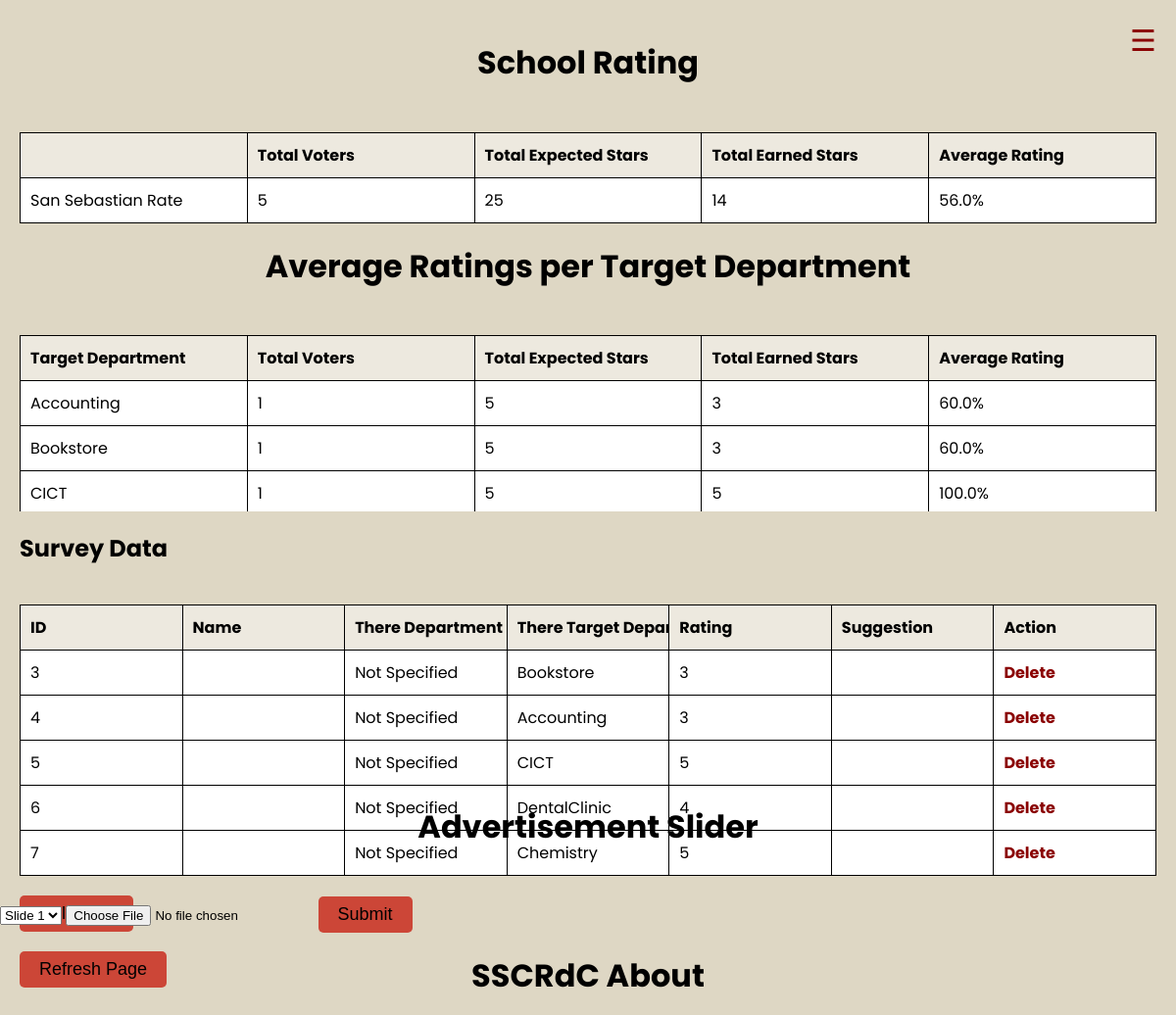
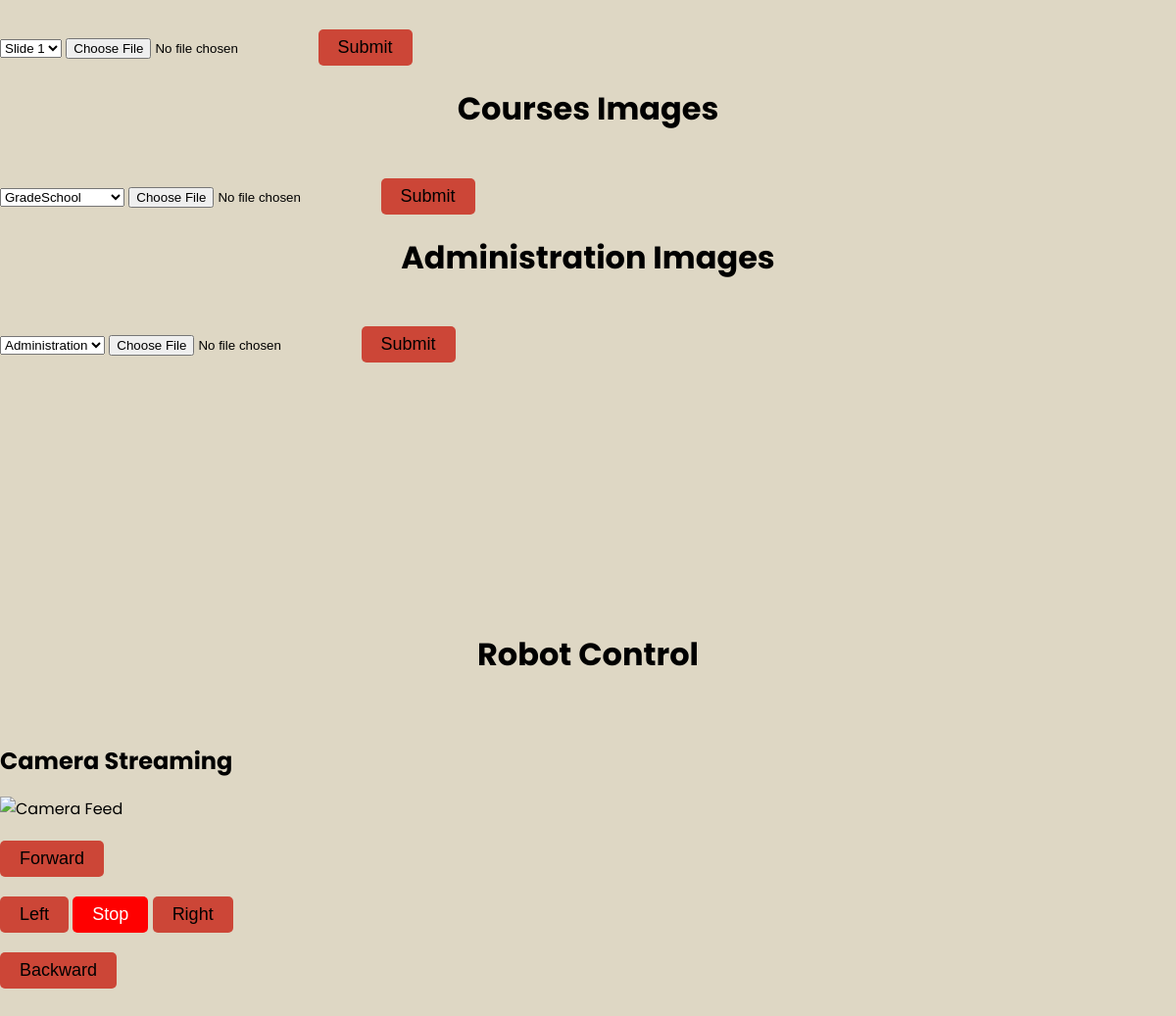
The page /admin on the database its author committed (2 pictures, top to bottom).
### Server.py (models this page shows)
class Survey1(db.Model):
    id = db.Column(db.Integer, primary_key=True)
    name = db.Column(db.String(225))
    There_Department = db.Column(db.String(50))
    There_TDepartment = db.Column(db.String(50))
    rating = db.Column(db.Integer)
    suggestion = db.Column(db.Text)
    srating = db.Column(db.Integer)

### Server.py (the view)
@app.route('/admin')
def admin():
    query = text("""
        SELECT
            There_TDepartment AS Target_Department,
            COUNT(*) AS total_voter,
            COUNT(*) * 5 AS expected_total_stars,
            SUM(rating) AS total_earned_stars
        FROM
            Survey1
        GROUP BY
            There_TDepartment;
        """)
    conn = db.engine.connect()
    results = conn.execute(query)
    average_ratings = results.fetchall()
    query_overall_srating = text("""
        SELECT
            AVG(srating) AS overall_average_rating,
            COUNT(*) AS    Stotal_voter,
            COUNT(*) * 5 AS Sexpected_total_stars,
            SUM(srating) AS Stotal_earned_stars
        FROM Survey1
        """)
    results_overall_srating = conn.execute(query_overall_srating)
    overall_srating = results_overall_srating.fetchall()
    surveys = Survey1.query.all()
    conn.close()
    return render_template('Admin.html', surveys=surveys, average_ratings=average_ratings, overall_srating=overall_srating)

### templates/Admin.html (shortened to what this page needs)
<!DOCTYPE html>
<html lang="en">
<head>
</head>
<body>
<section class="" id="results">
<div class="container">
  <div class="main-content">
    <h1>School Rating</h1>
    <div class="Stable">
    <table border="1">
      <thead>
        <tr>
            <th></th>
            <th>Total Voters</th>
            <th>Total Expected Stars</th>
            <th>Total Earned Stars</th>
            <th>Average Rating</th>
        </tr>
    </thead>
        <tbody>
          {% for row in overall_srating %}
            <tr>
                <td>San Sebastian Rate</td>
                <td>{{ row.Stotal_voter }}</td>
                <td>{{ row.Sexpected_total_stars }}</td>
                <td>{{ row.Stotal_earned_stars }}</td>
                <td>{{ (row.Stotal_earned_stars / row.Sexpected_total_stars * 100)|round(2) }}%</td>
            </tr>{% endfor %}
            </tbody>
            </table>
</div>
    <h1>Average Ratings per Target Department</h1>
    <div class="ftable">
    <table border="1">
        <thead>
            <tr>
                <th>Target Department</th>
                <th>Total Voters</th>
                <th>Total Expected Stars</th>
                <th>Total Earned Stars</th>
                <th>Average Rating</th>
            </tr>
        </thead>
        <tbody>
            {% for row in average_ratings %}
            <tr>
                <td>{{ row.Target_Department }}</td>
                <td>{{ row.total_voter }}</td>
                <td>{{ row.expected_total_stars }}</td>
                <td>{{ row.total_earned_stars }}</td>
                <td>{{ (row.total_earned_stars / row.expected_total_stars * 100)|round(2) }}%</td>
            </tr>
            {% endfor %}
        </tbody>
    </table>
    </div>
    <h2>Survey Data</h2>
    <div class="table-container">
      <table id="survey-table" border="1">
        <thead>
          <tr>
            <th>ID</th>
            <th>Name</th>
            <th>There Department</th>
            <th>There Target Department</th>
            <th>Rating</th>
            <th>Suggestion</th>
            <th>Action</th>
          </tr>
        </thead>
        <tbody>
          {% for survey in surveys %}
          <tr>
            <td>{{ survey.id }}</td>
            <td>{{ survey.name }}</td>
            <td>{{ survey.There_Department }}</td>
            <td>{{ survey.There_TDepartment }}</td>
            <td>{{ survey.rating }}</td>
            <td>{{ survey.suggestion }}</td>
            <td><a href="/delete/{{ survey.id }}">Delete</a></td>
          </tr>
          {% endfor %}
        </tbody>
      </table>
    </div>
    <form action="/delete_all" method="post" onsubmit="return confirm('Are you sure you want to delete all entries for this department?');">
      <button type="submit">Delete All</button>
    </form>
    <button onclick="refreshPage()">Refresh Page</button>
  </div>
</div>
</section>
<section class="" id="update">
  <h1>Advertisement Slider</h1>
  <div class="form-container">
      <form action="/upload_slider" method="post" enctype="multipart/form-data">
          <select name="Slide_name" id="" required>
              <option value="Slide 1">Slide 1</option>
          </select>
          <input type="file" name="image" id="" required>
          <button type="submit">Submit</button>
      </form>
  </div>
  <h1>SSCRdC About</h1>
  <div class="form-container">
      <form action="/upload_About" method="post" enctype="multipart/form-data">
          <select name="About_name" id="" required>
              <option value="Slide 1">Slide 1</option>
          </select>
          <input type="file" name="About_image" id="" required>
          <button type="submit">Submit</button>
      </form>
  </div>
  <h1>Courses Images</h1>
  <div class="form-container">
      <form action="/upload_Course" method="post" enctype="multipart/form-data">
          <select name="Course_name" id="" required>
            <option value="Grade School">GradeSchool</option>
          </select>
          <input type="file" name="Course_image" id="" required>
          <button type="submit">Submit</button>
      </form>
  </div>
  <h1>Administration Images</h1>
  <div class="form-container">
      <form action="/upload_Administration" method="post" enctype="multipart/form-data">
          <select name="Administration_name" id="" required>
              <option value="Administration">Administration</option>
          </select>
          <input type="file" name="image" id="" required>
          <button type="submit">Submit</button>
      </form>
  </div>
</section>
<section class="" id="controls">
  <h1>Robot Control</h1>
  <div id="video-stream">
    <h2>Camera Streaming</h2>
    <img src="{{ url_for('video_feed') }}" alt="Camera Feed">
  </div>
  <div>
      <form action="/control" method="post">
          <button type="submit" name="direction" value="forward">Forward</button>
          <br>
          <button type="submit" name="direction" value="left">Left</button>
          <button id="stop" type="submit" name="direction" value="stop">Stop</button>
          <button type="submit" name="direction" value="right">Right</button>
          <br>
          <button type="submit" name="direction" value="backward">Backward</button>
      </form>
  </div>
</section>
<div class="hamburger-icon" onclick="openNav()">☰</div>
</body>
</html>

### templates/Admin.html (style rules this page uses)
:root { --red: #8a0000; --lred: #8a0000b0; --black: #000000; --brown: #ded7c4; --white: #ffffff; --cream: #ede9df; --bgcolor: #00000066; --yellow: #ffbd13; }
body { margin: 0; background-color: var(--brown); overflow: hidden; font-family: 'Poppins', sans-serif; }
.container { display: flex; height: 100vh; }
.main-content { flex: 1; padding: 20px; }
.hamburger-icon { font-size: 30px; cursor: pointer; color: var(--red); position: fixed; top: 20px; right: 20px; z-index: 1000; }
h1 { text-align: center; font-weight: bolder; font-size: xx-large; margin-top: 20px; }
#controls h1 { text-align: center; font-weight: bolder; font-size: xx-large; padding: 40px; }
table { width: 100%; border-collapse: collapse; margin-top: 20px; }
th, td { padding: 10px; border: 1px solid #000000; text-align: left; }
th { background-color: var(--cream); }
tr:nth-child(even) { background-color: #f2f2f2; }
td { background-color: white; }
button { background-color: #cc4637; border: none; text-align: center; text-decoration: none; display: inline-block; border-radius: 5px; margin-top: 20px; padding: 8px 20px; font-size: 18px; }
a { text-decoration: none; color: var(--red); font-weight: bold; }
#video-stream { margin-top: 20px; }
#stop { background-color: #ff0000; color: #fff; }
section { height: 100vh; }
.table-container { max-height: 200px; overflow-y: auto; }
.ftable, .Stable { max-height: 200px; overflow-y: auto; }
.table-container { max-height: 300px; overflow-y: scroll; }
table { width: 100%; border-collapse: collapse; table-layout: fixed; }
th, td { padding: 10px; border: 1px solid #000000; text-align: left; white-space: nowrap; }
th { background-color: var(--cream); position: sticky; top: 0; z-index: 1; }

### rows shown on the page
Survey1: Target_Department "Accounting", total_voter "1", expected_total_stars "5", total_earned_stars "3", total_earned_stars "60.0", id "4", There_Department "Not Specified", There_TDepartment "Accounting", rating "3"
Survey1: Target_Department "Bookstore", total_voter "1", expected_total_stars "5", total_earned_stars "3", total_earned_stars "60.0", id "3", There_Department "Not Specified", There_TDepartment "Bookstore", rating "3"
Survey1: Target_Department "CICT", total_voter "1", expected_total_stars "5", total_earned_stars "5", total_earned_stars "100.0", id "5", There_Department "Not Specified", There_TDepartment "CICT", rating "5"
Survey1: id "6", There_Department "Not Specified", There_TDepartment "DentalClinic", rating "4"
Survey1: id "7", There_Department "Not Specified", There_TDepartment "Chemistry", rating "5"

### other values the page prints
{{ row.Stotal_voter }} "5"
{{ row.Sexpected_total_stars }} "25"
{{ row.Stotal_earned_stars }} "14"
{{ (row.Stotal_earned_stars / row.Sexpected_total_stars * 100)|round(2) }} "56.0"
